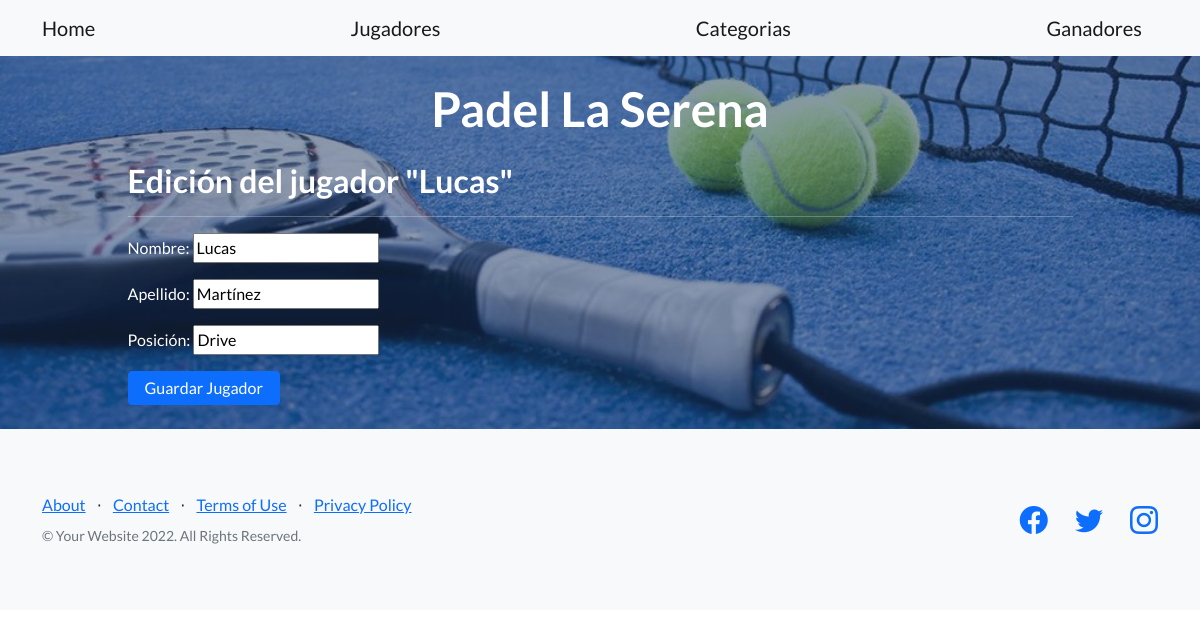
Screenshot of /app-1/editar/8/jugador with the database file from the repository.
### app_1/models.py (models this page shows, shortened)
class Players(models.Model):
    name = models.CharField(max_length=40)
    last_name = models.CharField(max_length=40)
    position = models.CharField(max_length=40)

### app_1/views.py (the view, shortened to what this page needs)
# urls.py: path('editar/<int:pk>/jugador', views.player_edit, name='EditPlayer'),
def player_edit(request, pk: int):
    player = Players.objects.get(pk=pk)
    player_form = PlayersForm(model_to_dict(player))
    context_dict = {
        'player': player,
        'player_form': player_form,
    }
    return render(
        request=request,
        context=context_dict,
        template_name='app_1/edit_player.html'
    )

### app_1/forms.py
class PlayersForm(forms.Form):
    name = forms.CharField(max_length=40, min_length=3, label='Nombre')
    last_name = forms.CharField(max_length=40, label='Apellido')
    position = forms.CharField(max_length=40, label='Posición')

### app_1/templates/app_1/edit_player.html (shortened to what this page needs)
{% extends "app_1/index.html" %}
{% load static %}
{% block app_1_content %}
<h2>Edición del jugador "{{player.name}}" </h2>
<hr></hr>
<form action="" method="POST">
    {{ player_form.as_p }}
    <input type="submit" class="btn btn-primary" value="Guardar Jugador" />
</form>
{% endblock %}

### rows the page displays
Players: name "Lucas", last_name "Martínez", position "Drive"
